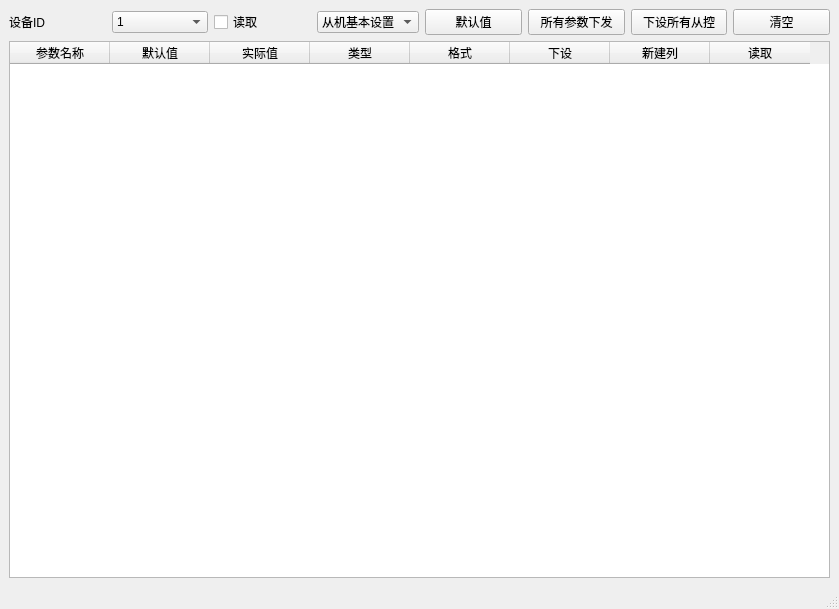
<?xml version="1.0" encoding="UTF-8"?>
<ui version="4.0">
 <class>SlaveMng</class>
 <widget class="QMainWindow" name="SlaveMng">
  <property name="geometry">
   <rect>
    <x>0</x>
    <y>0</y>
    <width>839</width>
    <height>609</height>
   </rect>
  </property>
  <property name="windowTitle">
   <string>MainWindow</string>
  </property>
  <widget class="QWidget" name="centralwidget">
   <layout class="QVBoxLayout" name="verticalLayout">
    <item>
     <layout class="QHBoxLayout" name="horizontalLayout">
      <item>
       <widget class="QLabel" name="label">
        <property name="text">
         <string>设备ID</string>
        </property>
       </widget>
      </item>
      <item>
       <widget class="QComboBox" name="cb_channle">
        <item>
         <property name="text">
          <string>1</string>
         </property>
        </item>
        <item>
         <property name="text">
          <string>2</string>
         </property>
        </item>
        <item>
         <property name="text">
          <string>3</string>
         </property>
        </item>
        <item>
         <property name="text">
          <string>4</string>
         </property>
        </item>
        <item>
         <property name="text">
          <string>5</string>
         </property>
        </item>
        <item>
         <property name="text">
          <string>6</string>
         </property>
        </item>
        <item>
         <property name="text">
          <string>7</string>
         </property>
        </item>
        <item>
         <property name="text">
          <string>8</string>
         </property>
        </item>
        <item>
         <property name="text">
          <string>9</string>
         </property>
        </item>
        <item>
         <property name="text">
          <string>10</string>
         </property>
        </item>
        <item>
         <property name="text">
          <string>11</string>
         </property>
        </item>
        <item>
         <property name="text">
          <string>12</string>
         </property>
        </item>
        <item>
         <property name="text">
          <string>13</string>
         </property>
        </item>
        <item>
         <property name="text">
          <string>14</string>
         </property>
        </item>
        <item>
         <property name="text">
          <string>15</string>
         </property>
        </item>
       </widget>
      </item>
      <item>
       <widget class="QCheckBox" name="checkBox">
        <property name="text">
         <string>读取</string>
        </property>
       </widget>
      </item>
      <item>
       <widget class="QComboBox" name="comboBox">
        <item>
         <property name="text">
          <string>从机基本设置</string>
         </property>
        </item>
        <item>
         <property name="text">
          <string>故障注入</string>
         </property>
        </item>
       </widget>
      </item>
      <item>
       <widget class="QPushButton" name="bt_up_2">
        <property name="text">
         <string>默认值</string>
        </property>
       </widget>
      </item>
      <item>
       <widget class="QPushButton" name="bt_up_4">
        <property name="text">
         <string>所有参数下发</string>
        </property>
       </widget>
      </item>
      <item>
       <widget class="QPushButton" name="bt_up">
        <property name="text">
         <string>下设所有从控</string>
        </property>
       </widget>
      </item>
      <item>
       <widget class="QPushButton" name="bt_up_3">
        <property name="text">
         <string>清空</string>
        </property>
       </widget>
      </item>
     </layout>
    </item>
    <item>
     <widget class="QTableWidget" name="tableWidget">
      <column>
       <property name="text">
        <string>参数名称</string>
       </property>
      </column>
      <column>
       <property name="text">
        <string>默认值</string>
       </property>
      </column>
      <column>
       <property name="text">
        <string>实际值</string>
       </property>
      </column>
      <column>
       <property name="text">
        <string>类型</string>
       </property>
      </column>
      <column>
       <property name="text">
        <string>格式</string>
       </property>
      </column>
      <column>
       <property name="text">
        <string>下设</string>
       </property>
      </column>
      <column>
       <property name="text">
        <string>新建列</string>
       </property>
      </column>
      <column>
       <property name="text">
        <string>读取</string>
       </property>
      </column>
     </widget>
    </item>
   </layout>
  </widget>
  <widget class="QMenuBar" name="menubar">
   <property name="geometry">
    <rect>
     <x>0</x>
     <y>0</y>
     <width>839</width>
     <height>23</height>
    </rect>
   </property>
  </widget>
  <widget class="QStatusBar" name="statusbar"/>
 </widget>
 <resources/>
 <connections/>
</ui>
